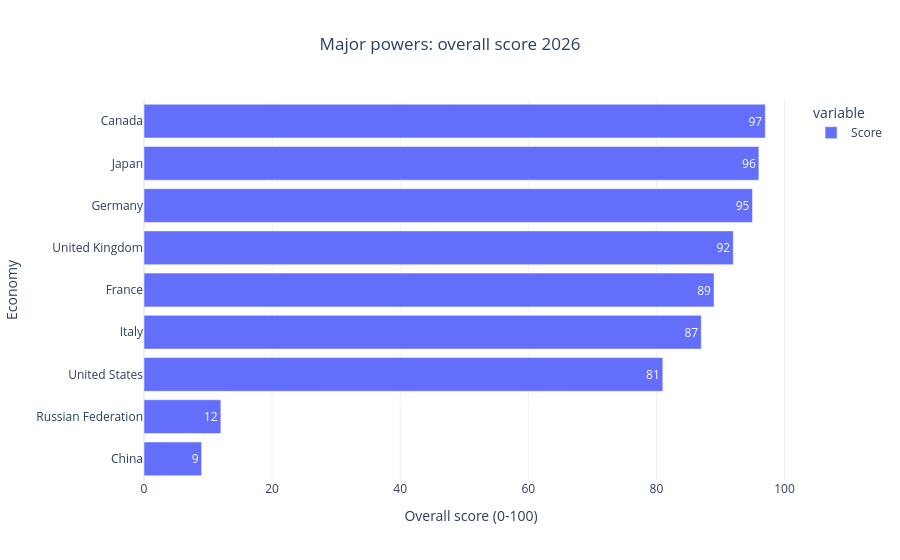

Notebook code for this chart:
### Markdown cell above
## 6. P5 + G7 — current standing and movers

**Question:** where do the powers stand in 2026, and who moved most?

**Method:** rank by 2026 score, then plot the change since 2013.

### Code cell
p_2026 = powers[powers['Year'] == 2026].set_index('Economy')['Score'].dropna().sort_values()
fig = px.bar(
    p_2026,
    orientation='h',
    title='Major powers: overall score 2026',
    labels={'value': 'Overall score (0-100)', 'Economy': 'Economy'},
    text_auto=True,
)
fig.update_layout(template='plotly_white', title_x=0.5)
fig.show()

### Figure 1 — Plotly figure (JSON) as saved in the notebook; plotly's stock layout.template omitted (floating-point values rounded to 4 significant figures)
{"data": [{"hovertemplate": "variable=Score<br>Overall score (0-100)=%{x}<br>Economy=%{y}<extra></extra>", "legendgroup": "Score", "marker": {"color": "#636efa", "pattern": {"shape": ""}}, "name": "Score", "orientation": "h", "showlegend": true, "textposition": "auto", "texttemplate": "%{x}", "type": "bar", "x": [9.0, 12.0, 81.0, 87.0, 89.0, 92.0, 95.0, 96.0, 97.0], "xaxis": "x", "y": ["China", "Russian Federation", "United States", "Italy", "France", "United Kingdom", "Germany", "Japan", "Canada"], "yaxis": "y"}], "layout": {"barmode": "relative", "legend": {"title": {"text": "variable"}, "tracegroupgap": 0}, "title": {"text": "Major powers: overall score 2026", "x": 0.5}, "xaxis": {"anchor": "y", "domain": [0.0, 1.0], "title": {"text": "Overall score (0-100)"}}, "yaxis": {"anchor": "x", "domain": [0.0, 1.0], "title": {"text": "Economy"}}}}
